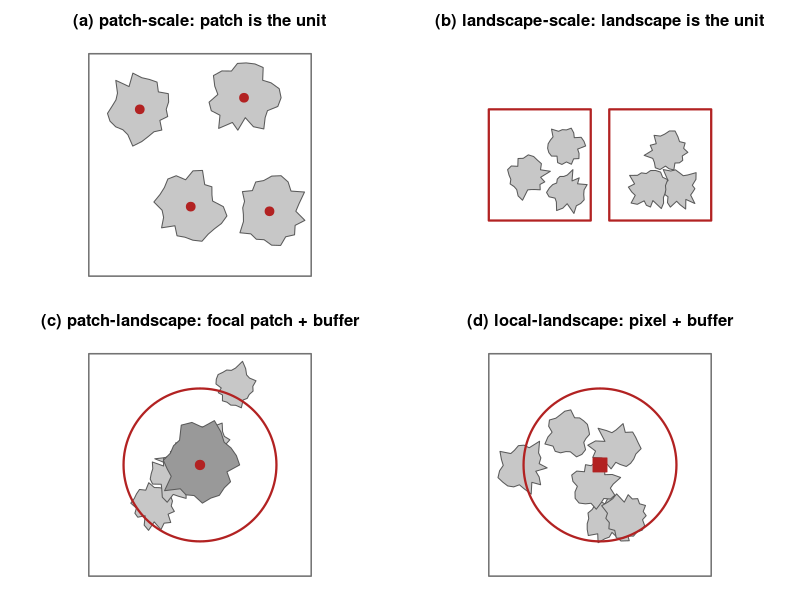
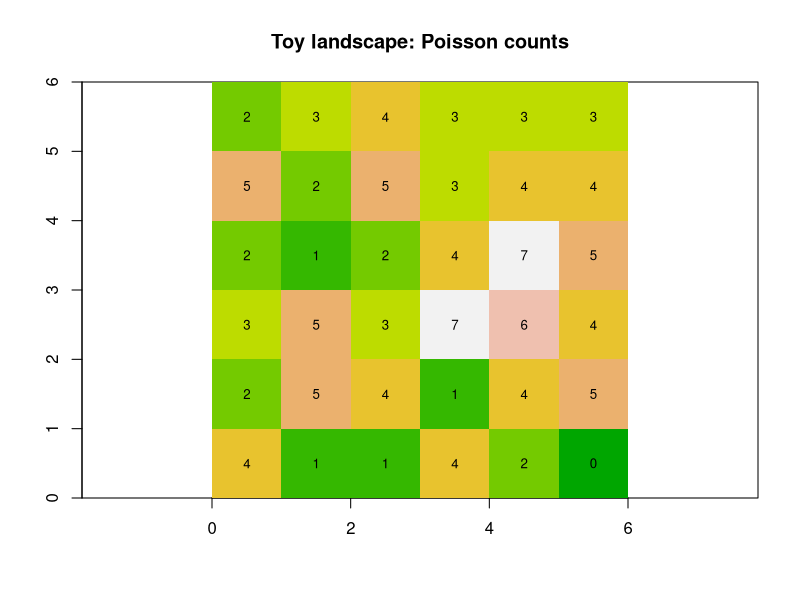
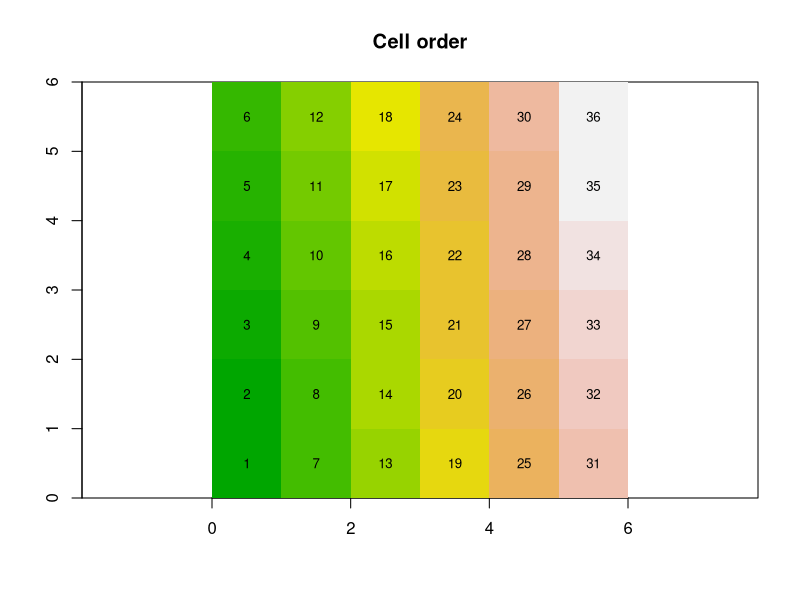
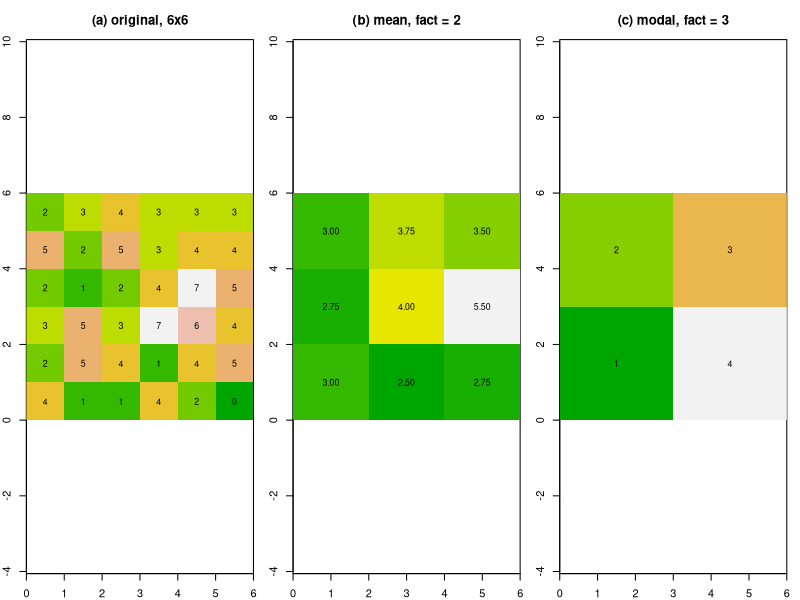
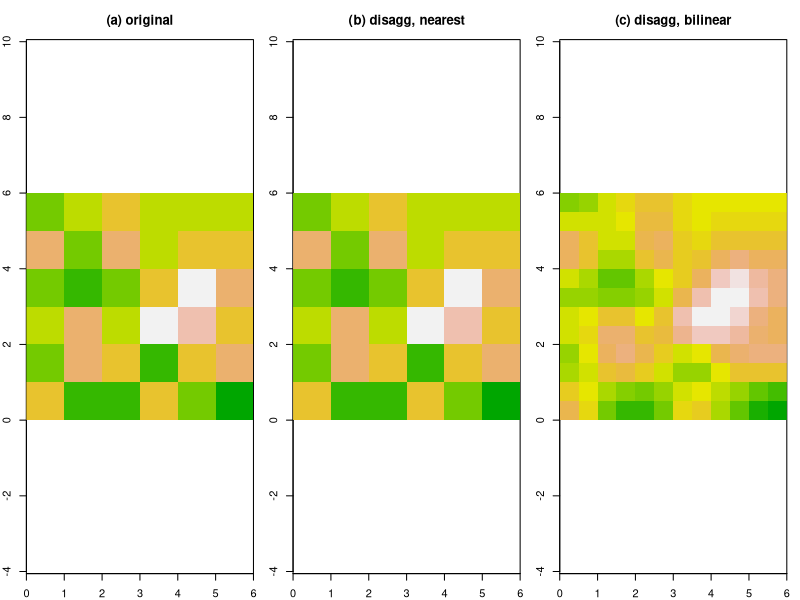
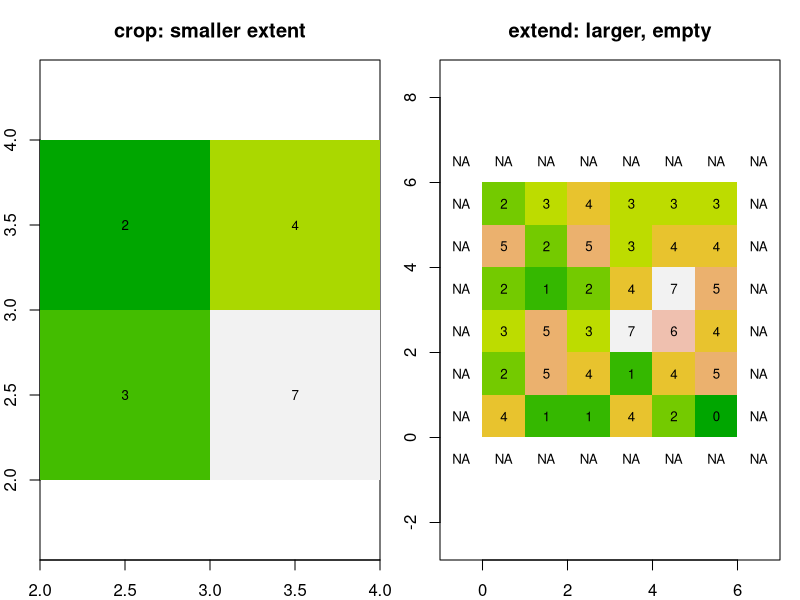
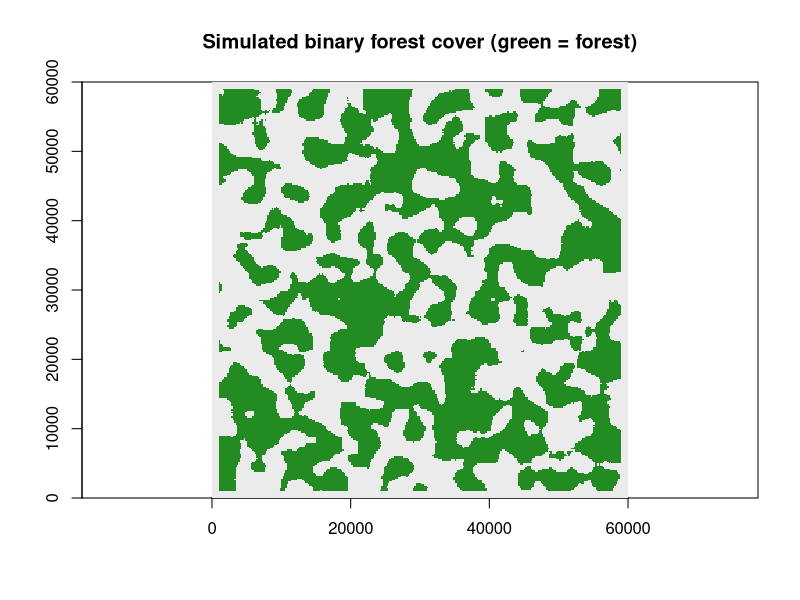
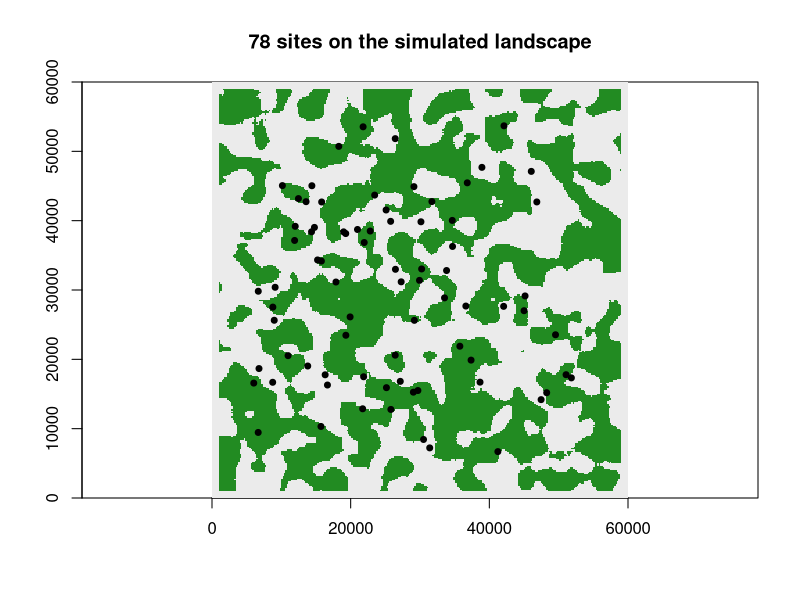

Source code (R) for these figures, in order:
## ---- chunk 1
#| echo: false
#| fig-width: 12
#| fig-height: 6.4
#| fig-alt: "Four panels showing alternative study designs. Panel a, patch-scale, shows several irregular habitat patches within one study area, each patch marked as a sample unit. Panel b, landscape-scale, shows two separate landscape blocks each treated as a single sample unit. Panel c, patch-landscape or focal patch, shows one focal patch with a circular buffer drawn around its centroid to summarise the surrounding environment. Panel d, local-landscape, shows a single small pixel as the sample unit with a circular buffer around it."
set.seed(3)
op <- par(mfrow = c(2, 2), mar = c(0.6, 0.6, 2.4, 0.6))

blob <- function(cx, cy, rad, n = 26, col = "grey78") {
  th <- seq(0, 2 * pi, length.out = n)
  rr <- rad * (1 + rnorm(n, 0, 0.16)); rr[n] <- rr[1]
  polygon(cx + rr * cos(th), cy + rr * sin(th),
          col = col, border = "grey35")
}

## (a) patch-scale
plot.new(); plot.window(xlim = c(0, 10), ylim = c(0, 10), asp = 1)
rect(0.2, 0.2, 9.8, 9.8, border = "grey45", lwd = 1.5)
pcx <- c(2.4, 6.9, 4.6, 8.0); pcy <- c(7.4, 7.9, 3.2, 3.0)
for (i in 1:4) blob(pcx[i], pcy[i], 1.35)
points(pcx, pcy, pch = 19, cex = 1.4, col = "firebrick")
title("(a) patch-scale: patch is the unit", cex.main = 1.2)

## (b) landscape-scale
plot.new(); plot.window(xlim = c(0, 10), ylim = c(0, 10), asp = 1)
for (k in 1:2) {
  xo <- c(0.2, 5.4)[k]
  rect(xo, 2.6, xo + 4.4, 7.4, border = "firebrick", lwd = 2.2)
  for (i in 1:3) blob(xo + runif(1, 0.9, 3.5), runif(1, 3.4, 6.6), 0.75)
}
title("(b) landscape-scale: landscape is the unit", cex.main = 1.2)

## (c) patch-landscape / focal patch
plot.new(); plot.window(xlim = c(0, 10), ylim = c(0, 10), asp = 1)
rect(0.2, 0.2, 9.8, 9.8, border = "grey45", lwd = 1.5)
for (i in 1:5) blob(runif(1, 1.5, 8.5), runif(1, 1.5, 8.5), 0.85)
blob(5, 5, 1.5, col = "grey60")
symbols(5, 5, circles = 3.3, inches = FALSE, add = TRUE,
        fg = "firebrick", lwd = 2.2)
points(5, 5, pch = 19, cex = 1.5, col = "firebrick")
title("(c) patch-landscape: focal patch + buffer", cex.main = 1.2)

## (d) local-landscape
plot.new(); plot.window(xlim = c(0, 10), ylim = c(0, 10), asp = 1)
rect(0.2, 0.2, 9.8, 9.8, border = "grey45", lwd = 1.5)
for (i in 1:6) blob(runif(1, 1.5, 8.5), runif(1, 1.5, 8.5), 0.9)
symbols(5, 5, circles = 3.3, inches = FALSE, add = TRUE,
        fg = "firebrick", lwd = 2.2)
rect(4.7, 4.7, 5.3, 5.3, col = "firebrick", border = "firebrick")
title("(d) local-landscape: pixel + buffer", cex.main = 1.2)
par(op)
## ---- chunk 2
#| echo: true

#| label: helpers
# --- geometry -------------------------------------------------------------
make_grid <- function(nside, cell) {
  cx <- (seq_len(nside) - 0.5) * cell          # column centres (x)
  cy <- (seq_len(nside) - 0.5) * cell          # row centres (y)
  list(cx = cx, cy = cy)
}

# --- display --------------------------------------------------------------
show_grid <- function(m, cx, cy, main = "", col = terrain.colors(30),
                      labels = FALSE, digits = 2) {
  image(cx, cy, t(m), col = col, main = main, xlab = "", ylab = "", asp = 1)
  if (labels)
    text(rep(cx, each = length(cy)), rep(cy, times = length(cx)),
         labels = format(round(as.vector(m), digits), trim = TRUE), cex = 0.8)
}

# --- change grain ---------------------------------------------------------
block_apply <- function(m, fact, fun) {
  ri <- rep(seq_len(ceiling(nrow(m) / fact)), each = fact, length.out = nrow(m))
  ci <- rep(seq_len(ceiling(ncol(m) / fact)), each = fact, length.out = ncol(m))
  out <- matrix(NA_real_, max(ri), max(ci))
  for (i in seq_len(max(ri)))
    for (j in seq_len(max(ci)))
      out[i, j] <- fun(m[ri == i, ci == j])
  out
}

modal <- function(v) {
  v <- v[!is.na(v)]
  u <- sort(unique(v))
  u[which.max(tabulate(match(v, u)))]          # ties -> lowest value
}

disagg_near <- function(m, fact){
  kronecker(m, matrix(1, fact, fact))
}

disagg_bilin <- function(m, fact) {
  ti <- (seq_len(nrow(m) * fact) - 0.5) / fact + 0.5
  tj <- (seq_len(ncol(m) * fact) - 0.5) / fact + 0.5
  s1 <- apply(m,  2, function(v) approx(seq_len(nrow(m)), v, ti, rule = 2)$y)
  t(  apply(s1, 1, function(v) approx(seq_len(ncol(m)), v, tj, rule = 2)$y))
}

# --- neighbourhood mean (separable box filter) ----------------------------
box_mean <- function(m, w) {
  k <- rep(1 / w, w)
  f <- function(v) as.numeric(stats::filter(v, k, sides = 2))
  t(apply(apply(m, 2, f), 1, f))
}

# --- circle outline, for drawing buffers ----------------------------------
circle <- function(x, y, r, n = 200) {
  a <- seq(0, 2 * pi, length.out = n)
  cbind(x + r * cos(a), y + r * sin(a))
}

"helpers loaded"
## ---- chunk 3
#| echo: true
set.seed(16)
n_toy <- 6
g_toy <- make_grid(n_toy, cell = 1)
toy   <- matrix(rpois(n_toy^2, lambda = 3), n_toy, n_toy)

length(toy)                                    # number of cells
show_grid(toy, g_toy$cx, g_toy$cy, labels = TRUE,
          main = "Toy landscape: Poisson counts")
## ---- chunk 4
#| echo: true
toy2 <- matrix(seq_along(toy), n_toy, n_toy)
show_grid(toy2,
          g_toy$cx,
          g_toy$cy,
          labels = TRUE,
          main = "Cell order")
## ---- chunk 5
#| echo: true
toy_mean <- block_apply(toy, fact = 2, fun = mean)    # continuous data
toy_maj  <- block_apply(toy, fact = 3, fun = modal)   # categorical data

g2 <- make_grid(nrow(toy_mean), cell = 2)
g3 <- make_grid(nrow(toy_maj),  cell = 3)

op <- par(mfrow = c(1, 3), mar = c(2, 2, 3, 1))
show_grid(toy,      g_toy$cx, g_toy$cy, labels = TRUE, main = "(a) original, 6x6")
show_grid(toy_mean, g2$cx,    g2$cy,    labels = TRUE, main = "(b) mean, fact = 2")
show_grid(toy_maj,  g3$cx,    g3$cy,    labels = TRUE, main = "(c) modal, fact = 3")
par(op)
## ---- chunk 6
#| echo: true
v_orig <- as.vector(toy)
v_agg  <- as.vector(toy_mean)

round(c(mean_original   = mean(v_orig),
        mean_aggregated = mean(v_agg)), 3)

round(c(var_original    = var(v_orig),
        var_aggregated  = var(v_agg)), 3)
## ---- chunk 7
#| echo: true
toy_dis <- disagg_near(toy,  fact = 2)          # replicate values
toy_bil <- disagg_bilin(toy, fact = 2)          # interpolate

gd <- make_grid(nrow(toy_dis), cell = 0.5)

op <- par(mfrow = c(1, 3), mar = c(2, 2, 3, 1))
show_grid(toy,     g_toy$cx, g_toy$cy, main = "(a) original")
show_grid(toy_dis, gd$cx,    gd$cy,    main = "(b) disagg, nearest")
show_grid(toy_bil, gd$cx,    gd$cy,    main = "(c) disagg, bilinear")
par(op)
## ---- chunk 8
#| echo: true
# shrink: keep the cells whose centres fall inside x,y in [2, 4]
jc <- which(g_toy$cx >= 2 & g_toy$cx <= 4)
ic <- which(g_toy$cy >= 2 & g_toy$cy <= 4)
toy_crop <- toy[ic, jc, drop = FALSE]
gc_ <- list(cx = g_toy$cx[jc], cy = g_toy$cy[ic])

# grow: pad one ring of NA on every side
toy_big <- matrix(NA_real_, n_toy + 2, n_toy + 2)
toy_big[2:(n_toy + 1), 2:(n_toy + 1)] <- toy
gb <- list(cx = c(-0.5, g_toy$cx, 6.5), cy = c(-0.5, g_toy$cy, 6.5))

c(cropped = length(toy_crop), extended = length(toy_big),
  new_NA = sum(is.na(toy_big)))

op <- par(mfrow = c(1, 2), mar = c(2, 2, 3, 1))
show_grid(toy_crop, gc_$cx, gc_$cy, labels = TRUE, main = "crop: smaller extent")
show_grid(toy_big,  gb$cx,  gb$cy,  labels = TRUE, main = "extend: larger, empty")
par(op)
## ---- chunk 9
#| echo: true
set.seed(2024)
cell_m <- 200                      # 200 m cells, matching sampling grain
nside  <- 300                      # 300 x 300 cells = 60 x 60 km
g      <- make_grid(nside, cell_m)

r <- matrix(rnorm(nside^2), nside, nside)

# two smoothing passes create spatially autocorrelated structure
r <- box_mean(r, 11)
r <- ifelse(is.na(r), mean(r, na.rm = TRUE), r)   # refill the edge overhang
r <- box_mean(r, 11)
r <- ifelse(is.na(r), mean(r, na.rm = TRUE), r)

# threshold to roughly 45% forest
thr    <- quantile(as.vector(r), 0.55)
forest <- ifelse(r > thr, 1, 0)

mean(forest)                       # proportion forest
show_grid(forest, g$cx, g$cy, col = c("grey92", "forestgreen"),
          main = "Simulated binary forest cover (green = forest)")
## ---- chunk 10
#| echo: true
set.seed(11)
n_sites <- 78
margin  <- 6000                    # keep 5 km buffers inside the map
extent_m <- nside * cell_m

sites <- data.frame(
  site = sprintf("S%02d", seq_len(n_sites)),
  x    = runif(n_sites, margin, extent_m - margin),
  y    = runif(n_sites, margin, extent_m - margin)
)

show_grid(forest, g$cx, g$cy, col = c("grey92", "forestgreen"),
          main = "78 sites on the simulated landscape")
points(sites$x, sites$y, pch = 19, cex = 0.8)
head(sites, 3)
## ---- chunk 11
#| echo: true
x0 <- sites$x[1]; y0 <- sites$y[1]

# (a) local view: crop to the 5 km buffer's bounding box, padded 2 km
pad <- 2000
jv  <- which(abs(g$cx - x0) <= 5000 + pad)
iv  <- which(abs(g$cy - y0) <= 5000 + pad)

op <- par(mfrow = c(1, 2), mar = c(2, 2, 3, 1))
show_grid(forest[iv, jv], g$cx[jv], g$cy[iv], col = c("grey92", "forestgreen"),
          main = "(a) buffers around site S01")
lines(circle(x0, y0, 5000), col = "firebrick", lwd = 3)
lines(circle(x0, y0, 1000), col = "firebrick", lwd = 3)
points(x0, y0, pch = 19, cex = 1.4)

# (b) crop to the 1 km box, then mask everything outside the circle to NA
j1 <- which(abs(g$cx - x0) <= 1000)
i1 <- which(abs(g$cy - y0) <= 1000)
in_1km <- forest[i1, j1, drop = FALSE]
dx <- rep(g$cx[j1] - x0, each = length(i1))
dy <- rep(g$cy[i1] - y0, times = length(j1))
in_1km[dx^2 + dy^2 > 1000^2] <- NA

show_grid(in_1km, g$cx[j1], g$cy[i1], col = c("grey92", "forestgreen"),
          main = "(b) forest within 1 km, masked")
lines(circle(x0, y0, 1000), col = "firebrick", lwd = 3)
par(op)
## ---- chunk 12
#| echo: true
buffer_cover <- function(x, y, size, m, cx, cy) {
  j <- which(abs(cx - x) <= size)              # crop: columns in range
  i <- which(abs(cy - y) <= size)              # crop: rows in range
  sub <- m[i, j, drop = FALSE]

  dx <- rep(cx[j] - x, each  = length(i))      # x offset, varies slowly
  dy <- rep(cy[i] - y, times = length(j))      # y offset, varies fast
  inside <- dx^2 + dy^2 <= size^2              # mask: exact circle

  100 * mean(sub[inside], na.rm = TRUE)        # percent cover
}

buffer_cover(sites$x[1], sites$y[1], size = 1000,
             m = forest, cx = g$cx, cy = g$cy)
## ---- chunk 13
#| echo: true
scales <- c(500, 1000, 2000, 3000, 4000, 5000)

cover <- sapply(scales, function(s)
  mapply(buffer_cover, sites$x, sites$y,
         MoreArgs = list(size = s, m = forest, cx = g$cx, cy = g$cy)))
colnames(cover) <- paste0("f", scales)

dim(cover)
round(head(cover, 4), 1)
## ---- chunk 14
#| echo: true

pairs(cover, pch = 19, cex = 0.45, col = "grey30",
      gap = 0.25, cex.labels = 1.3,
      labels = paste0(scales / 1000, " km"))
## ---- chunk 15
#| echo: true

round(cor(cover), 2)
## ---- chunk 16
#| echo: true

# occurrence responds to forest cover at 2 km.
set.seed(7)
true_scale <- "f2000"
p_occ <- plogis(-6.16 + 0.0856 * cover[, true_scale])
pres  <- rbinom(n_sites, size = 1, prob = p_occ)

table(presence = pres)
round(range(p_occ), 3)
## ---- chunk 17
#| echo: true

m2km <- glm(pres ~ cover[, "f2000"], family = binomial)
round(summary(m2km)$coefficients, 4)
logLik(m2km)
## ---- chunk 18
#| echo: true

ll <- sapply(colnames(cover), function(v)
  as.numeric(logLik(glm(pres ~ cover[, v], family = binomial))))

op <- par(mar = c(4.5, 4.8, 2, 1))
plot(scales, ll, type = "b", pch = 19, cex = 1.4, lwd = 2,
     xlab = "Scale at which forest cover was measured (m)",
     ylab = "Log-likelihood",
     main = "Higher = better fit")
abline(v = 2000, lty = 2, col = "firebrick", lwd = 2)
text(2000, min(ll), "  true scale", col = "firebrick", adj = 0, cex = 1.05)
points(scales[which.max(ll)], max(ll), pch = 1, cex = 3,
       col = "firebrick", lwd = 2.5)
par(op)

data.frame(scale_m = scales, logLik = round(ll, 2))
## ---- chunk 19
#| echo: true

fit_one <- function(v) {
  s   <- summary(glm(pres ~ cover[, v], family = binomial))$coefficients[2, ]
  est <- as.numeric(s[1])          # as.numeric() drops the "Estimate" name;
  se  <- as.numeric(s[2])          # keeping it would corrupt the colnames below
  c(est, est - 1.96 * se, est + 1.96 * se)
}

beta_tab <- t(sapply(colnames(cover), fit_one))
colnames(beta_tab) <- c("beta", "lo", "hi")   # set explicitly, never inherited

op <- par(mar = c(4.5, 4.8, 2, 1))
plot(scales, beta_tab[, "beta"], pch = 19, cex = 1.4,
     ylim = range(beta_tab), xlab = "Scale (m)",
     ylab = expression(beta ~ "(95% CI)"),
     main = "Effect of forest cover, by scale")
arrows(scales, beta_tab[, "lo"], scales, beta_tab[, "hi"],
       length = 0.05, angle = 90, code = 3, lwd = 2)
abline(h = 0, lty = 3, col = "grey50")
abline(v = 2000, lty = 2, col = "firebrick", lwd = 2)
par(op)

round(beta_tab, 4)
## ---- chunk 20
#| echo: true

d <- seq(0, 6000, by = 25)

buf_w <- ifelse(d <= 2000, 1, 0); buf_w <- buf_w / sum(buf_w)
gauss <- function(d, s) { w <- exp(-d^2 / (2 * s^2)); w / sum(w) }

op <- par(mar = c(4.5, 4.8, 2, 1))
plot(d, buf_w, type = "l", lwd = 3, col = "grey25",
     ylim = c(0, max(gauss(d, 700))),
     xlab = "Distance from sample location (m)",
     ylab = "Relative weight",
     main = "How the landscape gets weighted")
lines(d, gauss(d, 700),  lwd = 3, col = "firebrick", lty = 1)
lines(d, gauss(d, 2000), lwd = 3, col = "steelblue", lty = 5)
legend("topright", bty = "n", lwd = 3, seg.len = 2.4,
       col = c("grey25", "firebrick", "steelblue"),
       lty = c(1, 1, 5),
       legend = c("2 km buffer (step)",
                  "Gaussian kernel, small sigma",
                  "Gaussian kernel, large sigma"))
par(op)
## ---- chunk 21
#| echo: true

# Coarsen for tractability, then build a truncated distance matrix
forest400 <- block_apply(forest, fact = 2, fun = modal)
g400      <- make_grid(nrow(forest400), cell = cell_m * 2)

fx <- rep(g400$cx, each  = length(g400$cy))    # x of every cell, fill order
fy <- rep(g400$cy, times = length(g400$cx))    # y of every cell, fill order
fv <- as.vector(forest400)

D <- sqrt(outer(sites$x, fx, "-")^2 + outer(sites$y, fy, "-")^2) / 1000
D[D > 10] <- 0                          # truncate at 10 km -> sparse
keep  <- which(colSums(D) != 0)
D     <- D[, keep]
cov_j <- fv[keep]

dim(D)

nll_kernel <- function(par, D, cov, y) {
  sig <- exp(par[1])                    # keeps sigma positive
  W <- exp(-D^2 / (2 * sig^2))
  W[D == 0] <- 0                        # ignore truncated cells
  W <- W / rowSums(W)                   # weights sum to 1 per site
  covw <- as.vector(W %*% cov)          # weighted average cover
  p <- plogis(par[2] + par[3] * covw)
  -sum(y * log(p) + (1 - y) * log(1 - p))
}

fit_k <- optim(par = c(0, -6, 8), fn = nll_kernel, hessian = TRUE,
               D = D, cov = cov_j, y = pres)

p_k <- unname(fit_k$par)
c(sigma_km = exp(p_k[1]), alpha = p_k[2], beta = p_k[3])
## ---- chunk 22
#| echo: true

# refit the buffer model by hand so the two are directly comparable
nll_buf <- function(par, cov, y) {
  p <- plogis(par[1] + par[2] * cov)
  -sum(y * log(p) + (1 - y) * log(1 - p))
}
fit_b <- optim(c(0, 0), nll_buf, cov = cover[, "f2000"], y = pres,
               hessian = TRUE)

aic <- c(kernel = 2 * fit_k$value + 2 * length(fit_k$par),
         buffer = 2 * fit_b$value + 2 * length(fit_b$par))
round(aic, 2)

# how similar are the two covariates?
W <- exp(-D^2 / (2 * exp(p_k[1])^2)); W[D == 0] <- 0
covw <- as.vector((W / rowSums(W)) %*% cov_j)

op <- par(mar = c(4.5, 4.8, 2, 1))
plot(cover[, "f2000"] / 100, covw, pch = 19, col = "grey30",
     xlab = "Proportion forest, 2 km buffer",
     ylab = "Proportion forest, fitted kernel",
     main = sprintf("r = %.2f", cor(cover[, "f2000"], covw)))
abline(0, 1, lty = 2, col = "firebrick", lwd = 2)
par(op)
